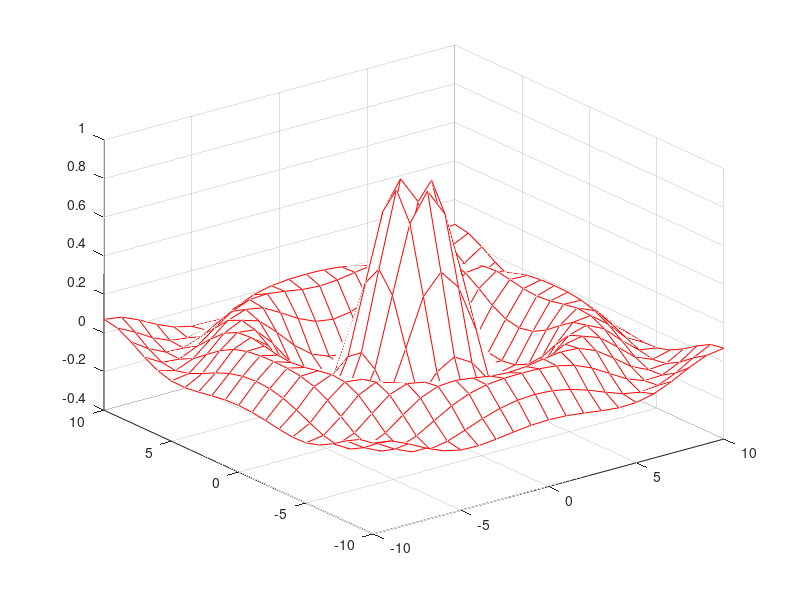

MATLAB code to generate this figure:
%p5-52 of Matlab manual

%X=linspace(-1,1,10);
%Y=linspace(-1,1,10);

%X=[1 2 3 4]
%Y=[1 4 9 16] 

  [X,Y]= meshgrid(-10:1:10);

R=sqrt(X.^2 + Y.^2);
Z = sin(R)./R;

 % plot3(X,Y,Z)
   mesh(X,Y,Z,'EdgeColor','red')
